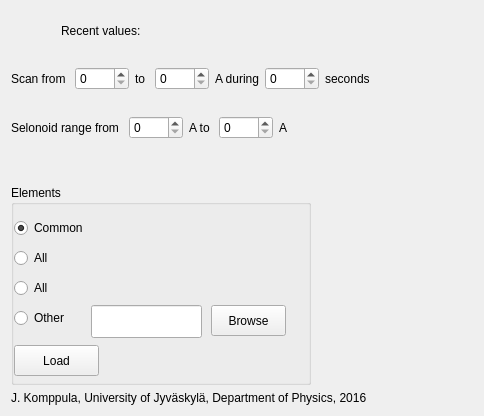
      <widget class="QWidget" name="tabSettings">
       <attribute name="title">
        <string>Settings</string>
       </attribute>
       <layout class="QVBoxLayout" name="verticalLayout_2">
        <item>
         <layout class="QHBoxLayout" name="horizontalLayout_9">
          <property name="leftMargin">
           <number>10</number>
          </property>
          <property name="topMargin">
           <number>10</number>
          </property>
          <item>
           <spacer name="horizontalSpacer_4">
            <property name="orientation">
             <enum>Qt::Horizontal</enum>
            </property>
            <property name="sizeHint" stdset="0">
             <size>
              <width>40</width>
              <height>20</height>
             </size>
            </property>
           </spacer>
          </item>
          <item>
           <widget class="QLabel" name="label_11">
            <property name="text">
             <string>Recent values:</string>
            </property>
           </widget>
          </item>
          <item>
           <spacer name="horizontalSpacer_13">
            <property name="orientation">
             <enum>Qt::Horizontal</enum>
            </property>
            <property name="sizeType">
             <enum>QSizePolicy::Preferred</enum>
            </property>
            <property name="sizeHint" stdset="0">
             <size>
              <width>40</width>
              <height>20</height>
             </size>
            </property>
           </spacer>
          </item>
          <item>
           <widget class="QLabel" name="label_current_B">
            <property name="minimumSize">
             <size>
              <width>100</width>
              <height>0</height>
             </size>
            </property>
            <property name="text">
             <string/>
            </property>
           </widget>
          </item>
          <item>
           <spacer name="horizontalSpacer_5">
            <property name="orientation">
             <enum>Qt::Horizontal</enum>
            </property>
            <property name="sizeType">
             <enum>QSizePolicy::Preferred</enum>
            </property>
            <property name="sizeHint" stdset="0">
             <size>
              <width>40</width>
              <height>20</height>
             </size>
            </property>
           </spacer>
          </item>
          <item>
           <widget class="QLabel" name="label_current_Ibeam">
            <property name="minimumSize">
             <size>
              <width>100</width>
              <height>0</height>
             </size>
            </property>
            <property name="text">
             <string/>
            </property>
           </widget>
          </item>
          <item>
           <spacer name="horizontalSpacer_12">
            <property name="orientation">
             <enum>Qt::Horizontal</enum>
            </property>
            <property name="sizeHint" stdset="0">
             <size>
              <width>40</width>
              <height>20</height>
             </size>
            </property>
           </spacer>
          </item>
         </layout>
        </item>
        <item>
         <layout class="QHBoxLayout" name="horizontalLayout_7">
          <item>
           <spacer name="horizontalSpacer_3">
            <property name="orientation">
             <enum>Qt::Horizontal</enum>
            </property>
            <property name="sizeHint" stdset="0">
             <size>
              <width>40</width>
              <height>20</height>
             </size>
            </property>
           </spacer>
          </item>
         </layout>
        </item>
        <item>
         <layout class="QHBoxLayout" name="horizontalLayout_10">
          <property name="bottomMargin">
           <number>10</number>
          </property>
          <item>
           <widget class="QLabel" name="label_17">
            <property name="text">
             <string>Scan from </string>
            </property>
           </widget>
          </item>
          <item>
           <widget class="QSpinBox" name="spinBox_ScanFrom">
            <property name="maximum">
             <number>9999</number>
            </property>
           </widget>
          </item>
          <item>
           <widget class="QLabel" name="label_20">
            <property name="text">
             <string>to </string>
            </property>
           </widget>
          </item>
          <item>
           <widget class="QSpinBox" name="spinBox_ScanTo">
            <property name="maximum">
             <number>9999</number>
            </property>
           </widget>
          </item>
          <item>
           <widget class="QLabel" name="label_22">
            <property name="text">
             <string>A during</string>
            </property>
           </widget>
          </item>
          <item>
           <widget class="QSpinBox" name="spinBox_ScanTime">
            <property name="maximum">
             <number>9999</number>
            </property>
           </widget>
          </item>
          <item>
           <widget class="QLabel" name="label_23">
            <property name="text">
             <string>seconds</string>
            </property>
           </widget>
          </item>
          <item>
           <spacer name="horizontalSpacer_7">
            <property name="orientation">
             <enum>Qt::Horizontal</enum>
            </property>
            <property name="sizeHint" stdset="0">
             <size>
              <width>40</width>
              <height>20</height>
             </size>
            </property>
           </spacer>
          </item>
         </layout>
        </item>
        <item>
         <layout class="QHBoxLayout" name="horizontalLayout_14">
          <property name="topMargin">
           <number>10</number>
          </property>
          <item>
           <widget class="QLabel" name="label_18">
            <property name="text">
             <string>Selonoid range from </string>
            </property>
           </widget>
          </item>
          <item>
           <widget class="QSpinBox" name="spinBox_SolenoidFrom">
            <property name="maximum">
             <number>9999</number>
            </property>
           </widget>
          </item>
          <item>
           <widget class="QLabel" name="label_24">
            <property name="text">
             <string>A to </string>
            </property>
           </widget>
          </item>
          <item>
           <widget class="QSpinBox" name="spinBox_SolenoidTo">
            <property name="maximum">
             <number>9999</number>
            </property>
           </widget>
          </item>
          <item>
           <widget class="QLabel" name="label_25">
            <property name="text">
             <string>A</string>
            </property>
           </widget>
          </item>
          <item>
           <spacer name="horizontalSpacer_8">
            <property name="orientation">
             <enum>Qt::Horizontal</enum>
            </property>
            <property name="sizeHint" stdset="0">
             <size>
              <width>40</width>
              <height>20</height>
             </size>
            </property>
           </spacer>
          </item>
         </layout>
        </item>
        <item>
         <spacer name="verticalSpacer">
          <property name="orientation">
           <enum>Qt::Vertical</enum>
          </property>
          <property name="sizeHint" stdset="0">
           <size>
            <width>20</width>
            <height>40</height>
           </size>
          </property>
         </spacer>
        </item>
        <item>
         <layout class="QHBoxLayout" name="horizontalLayout_8">
          <property name="topMargin">
           <number>0</number>
          </property>
          <property name="bottomMargin">
           <number>0</number>
          </property>
          <item>
           <widget class="QGroupBox" name="element_selector">
            <property name="minimumSize">
             <size>
              <width>300</width>
              <height>200</height>
             </size>
            </property>
            <property name="title">
             <string>Elements</string>
            </property>
            <widget class="QLineEdit" name="elementSettingsFilename">
             <property name="geometry">
              <rect>
               <x>80</x>
               <y>120</y>
               <width>111</width>
               <height>33</height>
              </rect>
             </property>
            </widget>
            <widget class="QPushButton" name="ElementFileButton">
             <property name="geometry">
              <rect>
               <x>200</x>
               <y>120</y>
               <width>75</width>
               <height>31</height>
              </rect>
             </property>
             <property name="text">
              <string>Browse</string>
             </property>
            </widget>
            <widget class="QRadioButton" name="elements_0">
             <property name="geometry">
              <rect>
               <x>3</x>
               <y>30</y>
               <width>87</width>
               <height>26</height>
              </rect>
             </property>
             <property name="text">
              <string>Common</string>
             </property>
             <property name="checked">
              <bool>true</bool>
             </property>
            </widget>
            <widget class="QRadioButton" name="elements_1">
             <property name="geometry">
              <rect>
               <x>3</x>
               <y>60</y>
               <width>46</width>
               <height>26</height>
              </rect>
             </property>
             <property name="text">
              <string>All</string>
             </property>
            </widget>
            <widget class="QRadioButton" name="elements_2">
             <property name="geometry">
              <rect>
               <x>3</x>
               <y>90</y>
               <width>131</width>
               <height>26</height>
              </rect>
             </property>
             <property name="text">
              <string>All</string>
             </property>
            </widget>
            <widget class="QRadioButton" name="elementsOther">
             <property name="geometry">
              <rect>
               <x>3</x>
               <y>120</y>
               <width>68</width>
               <height>26</height>
              </rect>
             </property>
             <property name="text">
              <string>Other</string>
             </property>
            </widget>
            <widget class="QPushButton" name="loadElementsFileButton">
             <property name="geometry">
              <rect>
               <x>3</x>
               <y>160</y>
               <width>85</width>
               <height>31</height>
              </rect>
             </property>
             <property name="text">
              <string>Load</string>
             </property>
            </widget>
           </widget>
          </item>
          <item>
           <spacer name="horizontalSpacer_6">
            <property name="orientation">
             <enum>Qt::Horizontal</enum>
            </property>
            <property name="sizeHint" stdset="0">
             <size>
              <width>40</width>
              <height>20</height>
             </size>
            </property>
           </spacer>
          </item>
         </layout>
        </item>
        <item>
         <widget class="QLabel" name="label_10">
          <property name="text">
           <string>J. Komppula, University of Jyväskylä, Department of Physics, 2016</string>
          </property>
         </widget>
        </item>
       </layout>
      </widget>
